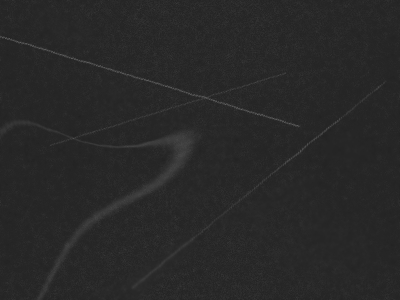
%> input picture 8 Digital Image Processing/Exercises/ex4/scratch.png, 400 x 300 px
$ octave houghdemo.m   (GNU Octave 9; MATLAB toolbox functions it lacks are replaced by stand-ins)
%> lines starting %> are read from the running program, lines starting %| are printed output that depends on the picture; in (x1, y1, x2, y2) boxes, pixels count from 0 and x2, y2 are one past the last pixel; in counts of white or black regions, pixels touching at a corner belong together; the program's own positions count from 1
%% Find Line Segments and Highlight longest segment
%
%%
% Read image into workspace.

% Copyright 2015 The MathWorks, Inc.

I  = imread('scratch.png');
%> I is the input picture: size 300x400 uint8; min 33, max 98, mean 40.4
imshow(I);
%%
% Rotate the image.
rotI = imrotate(I,0,'crop');
%%
% Create a binary image.
BW = edge(rotI,'canny');
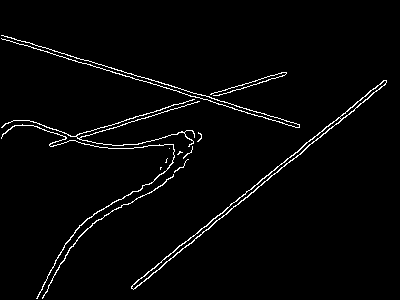
%> BW: size 300x400 logical; 2.5% white in thin lines or dots, all inside (x1, y1, x2, y2) = (1, 35, 387, 299)
%%
% Create the Hough transform using the binary image.
[H,T,R] = hough(BW);
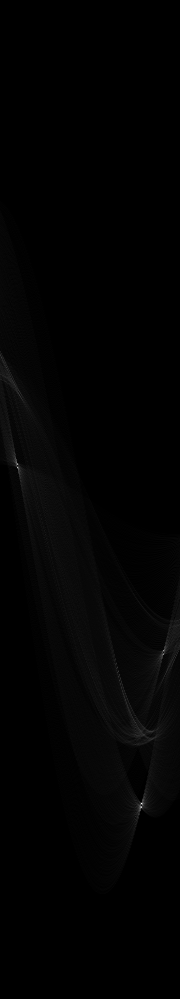
%> H: size 999x180 double; min 0, max 284, mean 3; drawn with min black and max white
%> T = 180 values from -90 to 89; R = 999 values from -499 to 499
imshow(H,[],'XData',T,'YData',R,...
            'InitialMagnification','fit');
xlabel('\theta'), ylabel('\rho');
axis on, axis normal, hold on;
%%
% Find peaks in the Hough transform of the image.
P  = houghpeaks(H,4,'threshold',ceil(0.3*max(H(:))));
%> P = [804 142; 468 18; 651 164]
x = T(P(:,2)); y = R(P(:,1));
%> after `x = T(P(:,2))`: x = [51 -73 73]
%> after `y = R(P(:,1))`: y = [304 -32 151]
plot(x,y,'s','color','white');
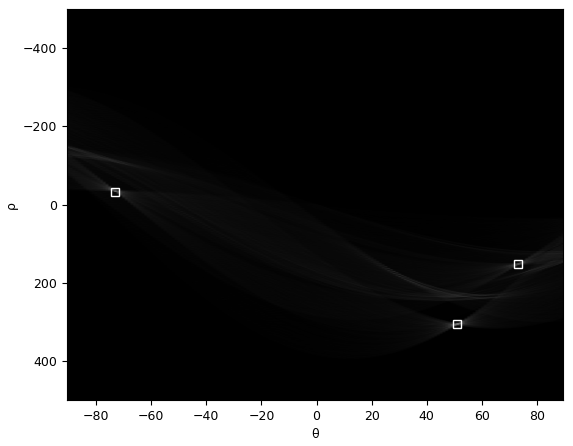
%> figure redrawn from the program's plot data
%%
% Find lines and plot them.
lines = houghlines(BW,T,R,P,'FillGap',5,'MinLength',7);
%> lines = 5 lines; point1 to point2 (x, y): (385, 81) to (134, 285), (21, 41) to (300, 126), (127, 120) to (110, 126), (259, 80) to (244, 85), (8, 37) to (15, 39)
figure, imshow(rotI), hold on
max_len = 0;
for k = 1:length(lines)
   xy = [lines(k).point1; lines(k).point2];
   plot(xy(:,1),xy(:,2),'LineWidth',2,'Color','green');

   % Plot beginnings and ends of lines
   plot(xy(1,1),xy(1,2),'x','LineWidth',2,'Color','yellow');
   plot(xy(2,1),xy(2,2),'x','LineWidth',2,'Color','red');

   % Determine the endpoints of the longest line segment
   len = norm(lines(k).point1 - lines(k).point2);
   if ( len > max_len)
      max_len = len;
      xy_long = xy;
   end
end
%> this loop made 5 passes
%> (len, max_len, xy_long) on pass 1: (323.4, 323.4, [385 81; 134 285])
%> (xy, len) on passes 2 to 5: ([8 37; 15 39], 7.28), ([21 41; 300 126], 291.7), ([259 80; 244 85], 15.81), ([127 120; 110 126], 18.03)
%%
% Highlight the longest line segment by coloring it cyan.
plot(xy_long(:,1),xy_long(:,2),'LineWidth',2,'Color','cyan');
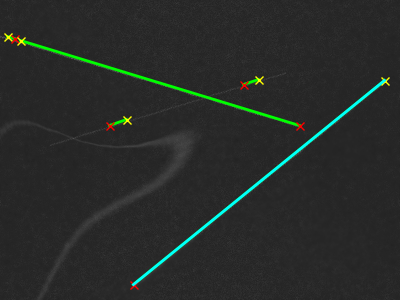
%> figure redrawn from the program's plot data
